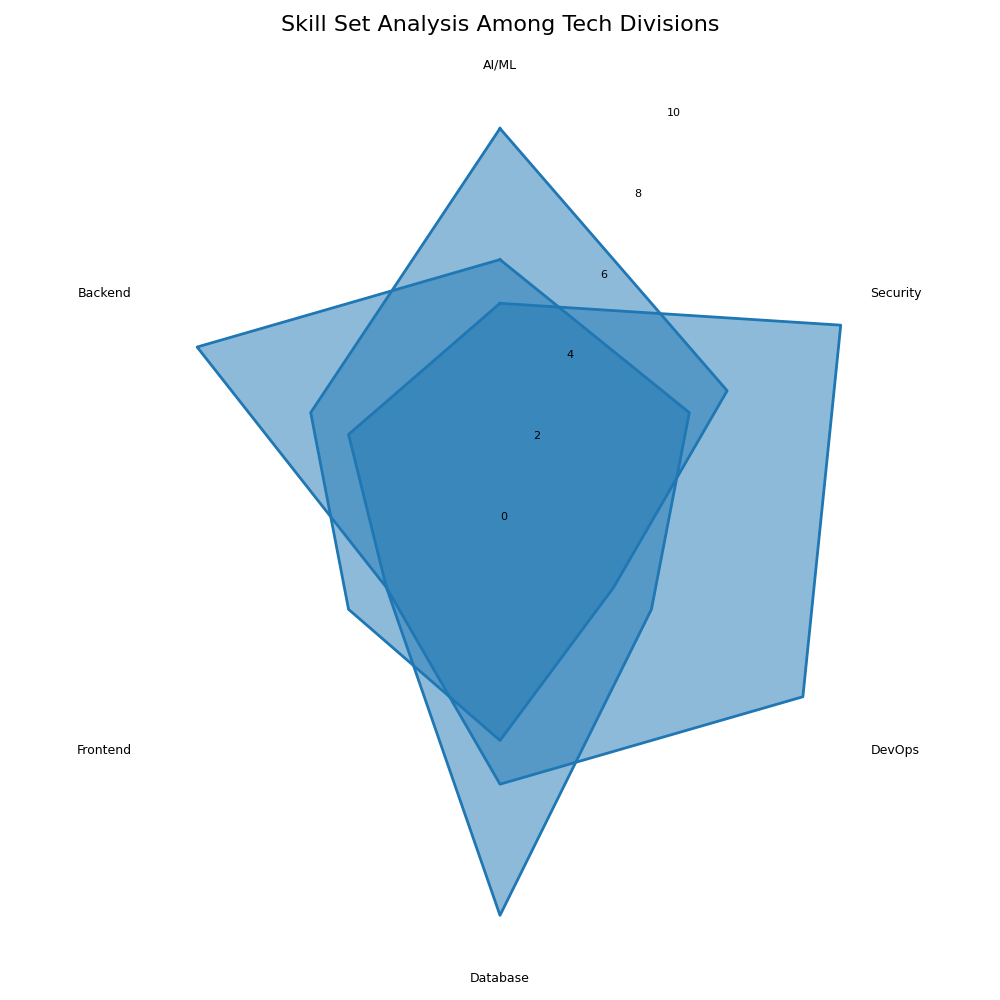

This chart was generated by the following Python code:
import matplotlib.pyplot as plt
import numpy as np
from math import pi

categories = ['AI/ML', 'Security', 'DevOps', 'Database', 'Frontend', 'Backend']
num_vars = len(categories)

frontend_gurus = [9, 6, 3, 5, 4, 5]
backend_masters = [5, 9, 8, 6, 3, 4]
devops_ninjas = [6, 5, 4, 9, 3, 8]

proficiency_data = [frontend_gurus, backend_masters, devops_ninjas]

angles = np.linspace(0, 2 * pi, num_vars, endpoint=False).tolist()
angles += angles[:1]

fig, ax = plt.subplots(figsize=(10, 10), subplot_kw=dict(polar=True))

# Use a consistent color for all plots
single_color = '#1f77b4'

for i, team_data in enumerate(proficiency_data):
    team_data += team_data[:1]
    ax.plot(angles, team_data, linewidth=2, linestyle='solid', color=single_color)
    ax.fill(angles, team_data, alpha=0.5, color=single_color)

ax.set_theta_offset(pi / 2)
ax.set_theta_direction(-1)

ax.set_xticks(angles[:-1])
ax.set_xticklabels(categories, fontsize=9)

ax.set_ylim(0, 10)
ax.set_yticks(range(0, 11, 2))
ax.set_yticklabels([str(x) for x in range(0, 11, 2)], fontsize=8)

# Remove grid and borders
ax.grid(False)
ax.spines["polar"].set_visible(False)

plt.title("Skill Set Analysis Among Tech Divisions", fontsize=16, pad=20)

plt.tight_layout()
plt.show()
